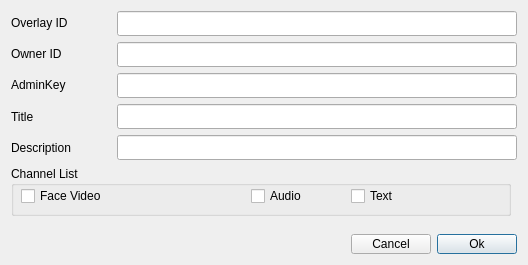
<?xml version="1.0" encoding="UTF-8"?>
<ui version="4.0">
 <class>Dialog</class>
 <widget class="QDialog" name="Dialog">
  <property name="geometry">
   <rect>
    <x>0</x>
    <y>0</y>
    <width>526</width>
    <height>265</height>
   </rect>
  </property>
  <property name="windowTitle">
   <string>Room Information</string>
  </property>
  <layout class="QGridLayout" name="gridLayout_2">
   <item row="1" column="0">
    <spacer name="verticalSpacer">
     <property name="orientation">
      <enum>Qt::Vertical</enum>
     </property>
     <property name="sizeHint" stdset="0">
      <size>
       <width>20</width>
       <height>0</height>
      </size>
     </property>
    </spacer>
   </item>
   <item row="0" column="0">
    <layout class="QGridLayout" name="gridLayout">
     <item row="3" column="1">
      <widget class="QLineEdit" name="lineEdit_title">
       <property name="minimumSize">
        <size>
         <width>400</width>
         <height>25</height>
        </size>
       </property>
       <property name="maximumSize">
        <size>
         <width>400</width>
         <height>25</height>
        </size>
       </property>
      </widget>
     </item>
     <item row="3" column="0">
      <widget class="QLabel" name="label_4">
       <property name="text">
        <string>Title</string>
       </property>
      </widget>
     </item>
     <item row="0" column="1">
      <widget class="QLineEdit" name="lineEdit_overlay_id">
       <property name="minimumSize">
        <size>
         <width>400</width>
         <height>25</height>
        </size>
       </property>
       <property name="maximumSize">
        <size>
         <width>400</width>
         <height>25</height>
        </size>
       </property>
       <property name="readOnly">
        <bool>true</bool>
       </property>
      </widget>
     </item>
     <item row="2" column="0">
      <widget class="QLabel" name="label_3">
       <property name="minimumSize">
        <size>
         <width>100</width>
         <height>20</height>
        </size>
       </property>
       <property name="maximumSize">
        <size>
         <width>100</width>
         <height>20</height>
        </size>
       </property>
       <property name="text">
        <string>AdminKey</string>
       </property>
      </widget>
     </item>
     <item row="2" column="1">
      <widget class="QLineEdit" name="lineEdit_admin_key">
       <property name="minimumSize">
        <size>
         <width>400</width>
         <height>25</height>
        </size>
       </property>
       <property name="maximumSize">
        <size>
         <width>400</width>
         <height>25</height>
        </size>
       </property>
       <property name="readOnly">
        <bool>true</bool>
       </property>
      </widget>
     </item>
     <item row="1" column="1">
      <widget class="QLineEdit" name="lineEdit_ower_id">
       <property name="minimumSize">
        <size>
         <width>400</width>
         <height>25</height>
        </size>
       </property>
       <property name="maximumSize">
        <size>
         <width>400</width>
         <height>25</height>
        </size>
       </property>
       <property name="readOnly">
        <bool>true</bool>
       </property>
      </widget>
     </item>
     <item row="0" column="0">
      <widget class="QLabel" name="label">
       <property name="minimumSize">
        <size>
         <width>100</width>
         <height>20</height>
        </size>
       </property>
       <property name="maximumSize">
        <size>
         <width>100</width>
         <height>20</height>
        </size>
       </property>
       <property name="text">
        <string>Overlay ID</string>
       </property>
      </widget>
     </item>
     <item row="1" column="0">
      <widget class="QLabel" name="label_2">
       <property name="minimumSize">
        <size>
         <width>100</width>
         <height>20</height>
        </size>
       </property>
       <property name="maximumSize">
        <size>
         <width>100</width>
         <height>20</height>
        </size>
       </property>
       <property name="text">
        <string>Owner ID</string>
       </property>
      </widget>
     </item>
     <item row="4" column="0">
      <widget class="QLabel" name="label_5">
       <property name="text">
        <string>Description</string>
       </property>
      </widget>
     </item>
     <item row="4" column="1">
      <widget class="QLineEdit" name="lineEdit_description">
       <property name="minimumSize">
        <size>
         <width>400</width>
         <height>25</height>
        </size>
       </property>
       <property name="maximumSize">
        <size>
         <width>400</width>
         <height>25</height>
        </size>
       </property>
      </widget>
     </item>
    </layout>
   </item>
   <item row="4" column="0">
    <layout class="QGridLayout" name="gridLayout_3">
     <item row="0" column="3">
      <widget class="QPushButton" name="button_ok">
       <property name="maximumSize">
        <size>
         <width>100</width>
         <height>20</height>
        </size>
       </property>
       <property name="text">
        <string>Ok</string>
       </property>
      </widget>
     </item>
     <item row="0" column="0">
      <spacer name="horizontalSpacer">
       <property name="orientation">
        <enum>Qt::Horizontal</enum>
       </property>
       <property name="sizeHint" stdset="0">
        <size>
         <width>40</width>
         <height>20</height>
        </size>
       </property>
      </spacer>
     </item>
     <item row="0" column="2">
      <widget class="QPushButton" name="button_cancel">
       <property name="maximumSize">
        <size>
         <width>100</width>
         <height>20</height>
        </size>
       </property>
       <property name="text">
        <string>Cancel</string>
       </property>
      </widget>
     </item>
    </layout>
   </item>
   <item row="2" column="0">
    <widget class="QGroupBox" name="groupBox">
     <property name="minimumSize">
      <size>
       <width>500</width>
       <height>50</height>
      </size>
     </property>
     <property name="maximumSize">
      <size>
       <width>500</width>
       <height>50</height>
      </size>
     </property>
     <property name="title">
      <string>Channel List</string>
     </property>
     <widget class="QCheckBox" name="checkBox_audio">
      <property name="geometry">
       <rect>
        <x>240</x>
        <y>10</y>
        <width>100</width>
        <height>40</height>
       </rect>
      </property>
      <property name="minimumSize">
       <size>
        <width>100</width>
        <height>40</height>
       </size>
      </property>
      <property name="maximumSize">
       <size>
        <width>100</width>
        <height>40</height>
       </size>
      </property>
      <property name="text">
       <string>Audio</string>
      </property>
     </widget>
     <widget class="QCheckBox" name="checkBox_text">
      <property name="geometry">
       <rect>
        <x>340</x>
        <y>10</y>
        <width>100</width>
        <height>40</height>
       </rect>
      </property>
      <property name="minimumSize">
       <size>
        <width>100</width>
        <height>40</height>
       </size>
      </property>
      <property name="maximumSize">
       <size>
        <width>100</width>
        <height>40</height>
       </size>
      </property>
      <property name="text">
       <string>Text</string>
      </property>
     </widget>
     <widget class="QCheckBox" name="checkBox_facevideo">
      <property name="geometry">
       <rect>
        <x>10</x>
        <y>10</y>
        <width>100</width>
        <height>40</height>
       </rect>
      </property>
      <property name="minimumSize">
       <size>
        <width>100</width>
        <height>40</height>
       </size>
      </property>
      <property name="maximumSize">
       <size>
        <width>100</width>
        <height>40</height>
       </size>
      </property>
      <property name="text">
       <string>Face Video</string>
      </property>
     </widget>
    </widget>
   </item>
   <item row="3" column="0">
    <spacer name="verticalSpacer_2">
     <property name="orientation">
      <enum>Qt::Vertical</enum>
     </property>
     <property name="sizeHint" stdset="0">
      <size>
       <width>20</width>
       <height>40</height>
      </size>
     </property>
    </spacer>
   </item>
  </layout>
 </widget>
 <tabstops>
  <tabstop>lineEdit_overlay_id</tabstop>
  <tabstop>lineEdit_ower_id</tabstop>
  <tabstop>lineEdit_admin_key</tabstop>
  <tabstop>lineEdit_title</tabstop>
  <tabstop>lineEdit_description</tabstop>
  <tabstop>checkBox_audio</tabstop>
  <tabstop>checkBox_text</tabstop>
  <tabstop>button_cancel</tabstop>
  <tabstop>button_ok</tabstop>
 </tabstops>
 <resources/>
 <connections/>
</ui>
